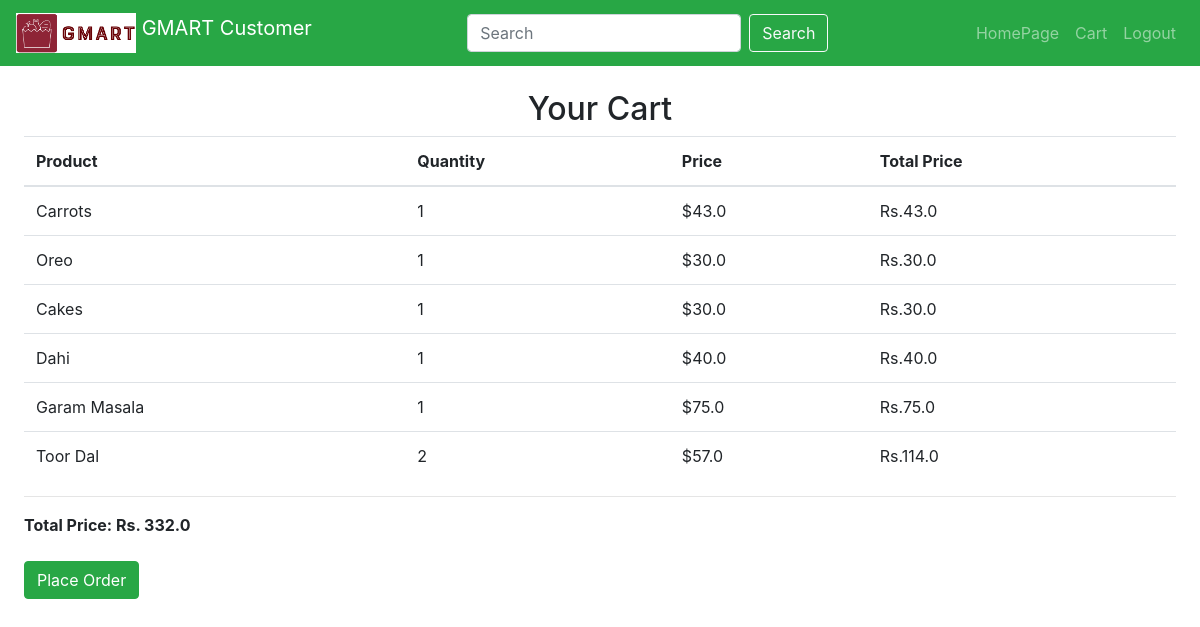
/cart (signed in), run on the app's committed database.
### tables this page shows
CREATE TABLE cart (
                id INTEGER PRIMARY KEY,
                user_id INTEGER,
                product_id INTEGER,
                quantity INTEGER,
                FOREIGN KEY (user_id) REFERENCES customer (customer_id),
                FOREIGN KEY (product_id) REFERENCES products (id)
				);

CREATE TABLE products (
    id INTEGER PRIMARY KEY AUTOINCREMENT,
    product_name TEXT,
    category_id INTEGER,
    available_quantity INTEGER,
    unit TEXT,
    brand_name TEXT,
    price REAL,
    FOREIGN KEY (category_id) REFERENCES categories (id)
);

### app.py (the view)
@app.route('/cart')
def cart():
    user_id = session.get('user_id', None)
    if user_id is None:
        return redirect(url_for('customer_login'))
    cart_items = []
    total_price = 0
    connection = get_db_connection2()
    cursor = connection.cursor()
    try:
        cart_items_with_price = get_cart_items(user_id)
        total_price = 0
        for item in cart_items_with_price:
            total_price += item[3]  # Index 3 is the total price in the tuple
    except sqlite3.Error as e:
        print("Error fetching cart items:", e)
    finally:
        connection.close()
    cart_items_with_price = get_cart_items(user_id)
    total_price = 0
    for item in cart_items_with_price:
        total_price += item[3]  # Index 3 is the total price in the tuple
    return render_template('cart.html', cart_items=cart_items_with_price, total_price=total_price)

### app.py (called while the page is built)
def get_cart_items(user_id):
    connection = get_db_connection2()
    cursor = connection.cursor()
    try:
        cursor.execute("""
            SELECT products.product_name, cart.quantity, products.price, cart.quantity * products.price , products.id
            FROM cart
            JOIN products ON cart.product_id = products.id
            WHERE cart.user_id = ?
        """, (user_id,))
        cart_items = cursor.fetchall()
        return cart_items
    except sqlite3.Error as e:
        print("Error fetching cart items:", e)
    finally:
        connection.close()
    return []

def get_db_connection2():
    return sqlite3.connect(DATABASE)

### templates/cart.html (shortened to what this page needs)
<!DOCTYPE html>
<html lang="en">
<head>
    <link rel="stylesheet" href="https://stackpath.bootstrapcdn.com/bootstrap/4.5.2/css/bootstrap.min.css">
</head>
<body>
    {% block content %}
    <nav class="navbar navbar-expand-lg navbar-dark bg-success">
        <a class="navbar-brand" href="#">
            <img src="{{ url_for('static', filename='images/logo.png') }}" width="120" height="40" class="d-inline-block align-top" alt="">
            GMART Customer
        </a>
        <form class="form-inline my-2 my-lg-0 ml-auto">
            <input class="form-control mr-sm-2" type="search" placeholder="Search" aria-label="Search">
            <button class="btn btn-outline-light my-2 my-sm-0" type="submit">Search</button>
        </form>
        <ul class="navbar-nav ml-auto">
          <li class="nav-item">
            <a class="nav-link" href="/dashboard">HomePage</a>
        </li>
            <li class="nav-item">
                <a class="nav-link" href="#">Cart</a>
            </li>
            <li class="nav-item">
                <a class="nav-link" href="/customer_logout">Logout</a>
            </li>
        </ul>
    </nav>
    <div style="padding: 2%;">
        <h2 class="text-center">Your Cart</h2>
<table class="table">
    <thead>
        <tr>
            <th>Product</th>
            <th>Quantity</th>
            <th>Price</th>
            <th>Total Price</th>
        </tr>
    </thead>
    <tbody>
        {% for item in cart_items %}
        <tr>
            <td>{{ item[0] }}</td>
            <td>{{ item[1] }}</td>
            <td>${{ item[2] }}</td>
            <td>Rs.{{ item[3] }}</td>
        </tr>
        {% endfor %}
    </tbody>
</table>
<hr>
<div class="total-price">
    <strong>Total Price: Rs. {{ total_price }}</strong>
</div>
<br>
<tr>
    <td colspan="8" class="text-center">
        <form method="POST" action="{{ url_for('place_order') }}">
            <button type="submit" class="btn btn-success">Place Order</button>
        </form>
    </td>
</tr>
</div>
    {% endblock %}
</body>
</html>

### data on the page
cart: product_name "Carrots", quantity "1", price "43.0", item "43.0"
cart: product_name "Oreo", quantity "1", price "30.0", item "30.0"
cart: product_name "Cakes", quantity "1", price "30.0", item "30.0"
cart: product_name "Dahi", quantity "1", price "40.0", item "40.0"
cart: product_name "Garam Masala", quantity "1", price "75.0", item "75.0"
cart: product_name "Toor Dal", quantity "2", price "57.0", item "114.0"

### other printed values
{{ total_price }} "332.0"
